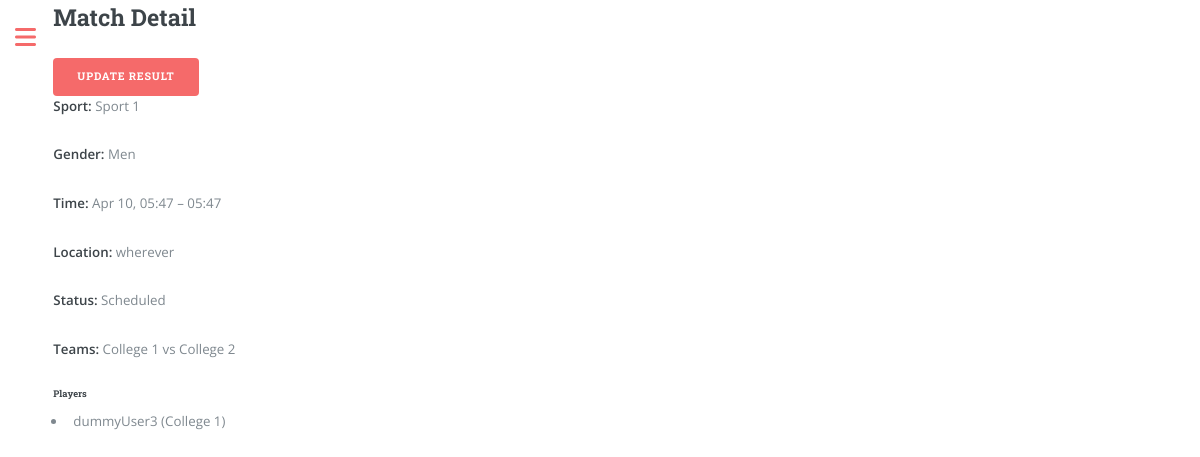
The page /organizer/matches/1/ (signed in) on the database as committed earlier.
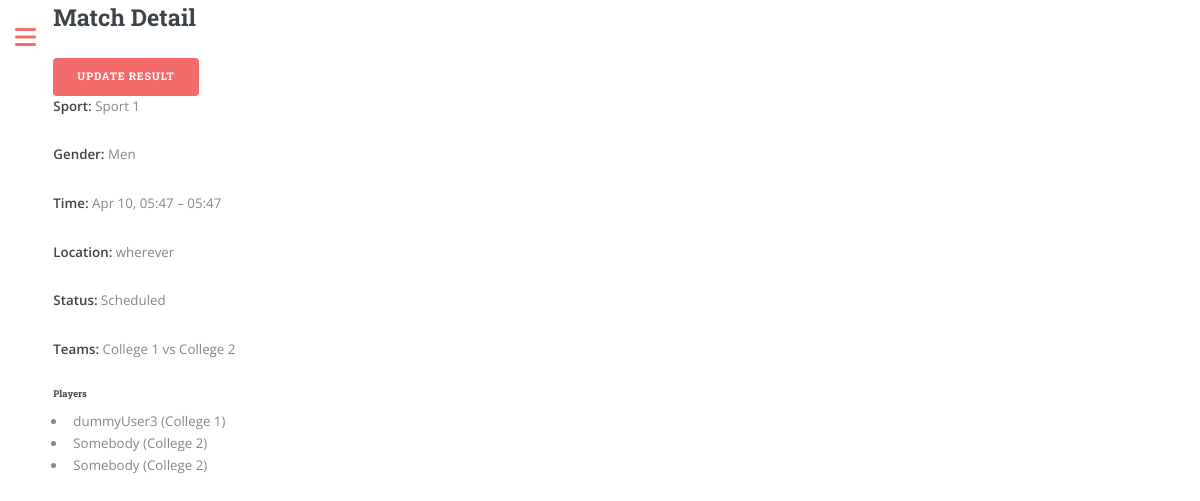
The same page on the database as committed later.
### participants/models.py (models this page shows, shortened)
class TeamMembership(models.Model):
    team = models.ForeignKey(Team, on_delete=models.CASCADE)
    participant = models.ForeignKey(User, on_delete=models.CASCADE)
    is_approved = models.BooleanField(default=False)

class User(AbstractUser):
    gender_choices = [
        ('Men', 'Men'),
        ('Women', 'Women'),
    ]
    name = models.CharField(max_length=100)
    gender = models.CharField(max_length=5, choices=gender_choices, null=True, blank=True)
    dob = models.DateField(null=True, blank=True)
    mobile = models.CharField(max_length=15, null=True, blank=True)
    college = models.ForeignKey(College, on_delete=models.SET_NULL, null=True, blank=True)
    is_organizer = models.BooleanField(default=False)
    is_participant = models.BooleanField(default=True)
    profile_complete = models.BooleanField(default=False)
    is_banned = models.BooleanField(default=False)

class Match(models.Model):
    FORMAT_CHOICES = [
        ('teamvsteam', 'Team vs Team'),
        ('individualvindividual', 'Individual vs Individual'),
        ('team_multi', 'Multiple Teams'),
        ('individual_multi', 'Multiple Individuals'),
    ]
    STATUS_CHOICES = [
        ('Scheduled', 'Scheduled'),
        ('Completed', 'Completed'),
    ]
    RESULT_CHOICES = [
        ('Team 1 Won', 'Team 1 Won'),
        ('Team 2 Won', 'Team 2 Won'),
        ('Draw', 'Draw'),
        ('Tied', 'Tied'),
        ('Cancelled', 'Cancelled'),
    ]
    event = models.ForeignKey(Event, on_delete=models.CASCADE)
    format = models.CharField(max_length=30, choices=FORMAT_CHOICES, default='teamvsteam')
    team1 = models.ForeignKey(Team, on_delete=models.SET_NULL, null=True, blank=True, related_name='team1_matches')
    team2 = models.ForeignKey(Team, on_delete=models.SET_NULL, null=True, blank=True, related_name='team2_matches')
    teams = models.ManyToManyField(Team, blank=True)
    individuals = models.ManyToManyField(User, blank=True)
    start_time = models.DateTimeField()
    end_time = models.DateTimeField()
    location = models.CharField(max_length=100, blank=True)
    status = models.CharField(max_length=20, choices=STATUS_CHOICES, default='Scheduled')
    result = models.CharField(max_length=20, choices=RESULT_CHOICES, null=True, blank=True)
    team1_score = models.CharField(max_length=50, null=True, blank=True)
    team2_score = models.CharField(max_length=50, null=True, blank=True)
    result_notes = models.TextField(blank=True, null=True)

class Team(models.Model):
    event = models.ForeignKey(Event, on_delete=models.CASCADE)
    college = models.ForeignKey(College, on_delete=models.CASCADE)
    captain = models.ForeignKey(User, on_delete=models.SET_NULL, null=True, blank=True, related_name='captained_teams')

class College(models.Model):
    name = models.CharField(max_length=100, unique=True)

class Event(models.Model):
    GENDER_CHOICES = [('Men', 'Men'), ('Women', 'Women'), ('Mixed', 'Mixed')]
    sport = models.ForeignKey(Sport, on_delete=models.CASCADE)
    gender = models.CharField(max_length=10, choices=GENDER_CHOICES)
    max_team_size = models.PositiveIntegerField()

class Sport(models.Model):
    name = models.CharField(max_length=100)

### participants/views.py (the view)
# urls.py: path('organizer/matches/<int:match_id>/', match_detail, name='match_detail'),
@organizer_required
def match_detail(request, match_id):
    match = Match.objects.select_related('event', 'team1__college', 'team2__college').get(pk=match_id)
    team1_players = TeamMembership.objects.filter(team=match.team1).select_related('participant')
    team2_players = TeamMembership.objects.filter(team=match.team2).select_related('participant')
    return render(request, 'participants/match_detail.html', {
        'match': match,
        'team1_players': team1_players,
        'team2_players': team2_players
    })

### participants/views.py (called while the page is built)
def organizer_required(view_func):
    @wraps(view_func)
    @login_required
    def _wrapped_view(request, *args, **kwargs):
        if not request.user.is_organizer:
            return redirect(settings.LOGIN_URL)
        return view_func(request, *args, **kwargs)
    return _wrapped_view

### participants/templates/participants/match_detail.html (shortened to what this page needs)
{% extends 'participants/base_dashboard.html' %}
{% block content %}
<div class="container mt-4">
  <div class="bg-white p-4 rounded shadow-sm">
    <div class="d-flex justify-content-between align-items-center mb-4">
      <h2 class="h5 mb-0">Match Detail</h2>
      <a href="{% url 'update_match_result' match.id %}" class="button primary">Update Result</a>
    </div>
    <div class="flex flex-wrap">
      <div class="w-full md:w-1/2">
        <p><strong>Sport:</strong> {{ match.event.sport.name }}</p>
        <p><strong>Gender:</strong> {{ match.event.gender }}</p>
        <p><strong>Time:</strong> {{ match.start_time|date:"M d, H:i" }} – {{ match.end_time|date:"H:i" }}</p>
        <p><strong>Location:</strong> {{ match.location }}</p>
        <p><strong>Status:</strong> {{ match.status }}</p>
      </div>
      <div class="w-full md:w-1/2">
        {% if match.team1 and match.team2 %}
          <p><strong>Teams:</strong> {{ match.team1.college.name }} vs {{ match.team2.college.name }}</p>
          <h6 class="mt-3">Players</h6>
          <ul>
            {% for player in team1_players %}
              <li>{{ player.participant.name }} ({{ match.team1.college.name }})</li>
            {% endfor %}
            {% for player in team2_players %}
              <li>{{ player.participant.name }} ({{ match.team2.college.name }})</li>
            {% endfor %}
          </ul>
        {% endif %}
      </div>
    </div>
  </div>
</div>
{% endblock %}

Rows that differ between the two databases and show on the page:
added TeamMembership: participant.name "Somebody", {{ match.team2.college.name }} "College 2"
added TeamMembership: participant.name "Somebody", {{ match.team2.college.name }} "College 2"
